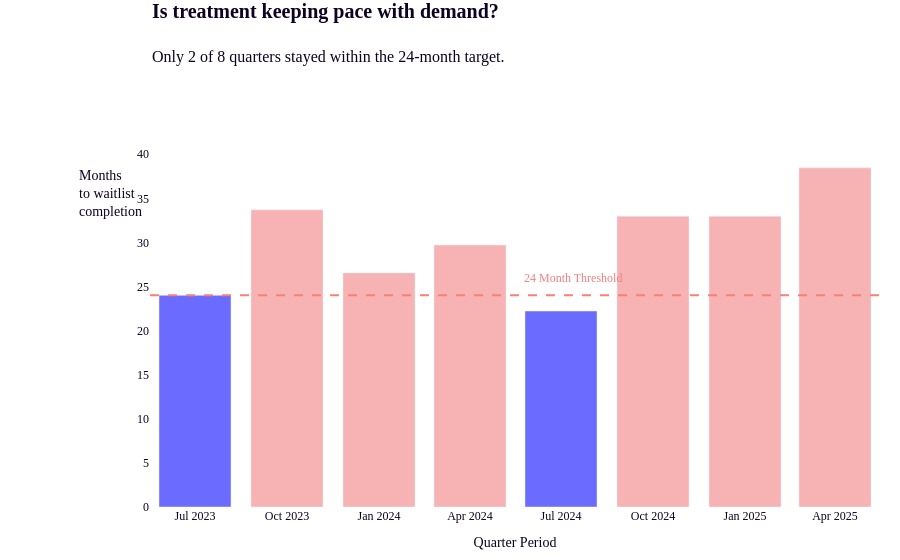

Notebook source saved alongside this figure:
### Markdown cell above
### Is treatment keeping pace with demand?

To better understand this question, we will use the treatment rate to determine a waitlist's expected completion time in months, then compare that figure to the desired wait time for a General appointment.  

_What is the treatment rate?_  

It is the ratio of treated to waiting patients per quarter. General appointments have a desired wait time of 24months. Using a treatment rate we can gauge the capacity of a waitlist against that benchmark. When a quarter requires more than 24 months to clear its waitlist volume, it is operating over capacity.

### Code cell
import plotly.express as px
colours = ['rgba(71, 71, 255, 0.8)' if v < 24.1 else '#F7B3B4' for v in df_quarterly_capacity['months_to_treat']]

#bar plot
fig2 = px.bar(
    df_quarterly_capacity,
    x='quarter_start',
    y='months_to_treat',
    labels={
        'quarter_start': 'Quarter Period',}
)

fig2.update_traces(
    marker_color=colours,
    marker_opacity=1
)

#dashed line at 24 month threshold
fig2.add_hline(
    y=24, 
    line_dash="dash", 
    line_color="salmon"
)

#shade area above threshold

#fig2.add_hrect(
#    y0=24, 
#    y1=df_quarterly_capacity['months_to_treat'].max() * 1.1, 
#    fillcolor="lightcoral", 
#    opacity=0.2, 
#    layer="below", 
#    line_width=0
#)

#change background to alpha
fig2.update_layout(
                  font=dict(color='rgba(13, 2, 33, 1)', family='DM Sans'), #overall text colourway and font family
                  paper_bgcolor="rgba(255,255,255,1)",  # outer canvas
                  plot_bgcolor="rgba(255,255,255,1)",   # inner plot area
                  margin=dict(b=40, r=20, t=150, l=150),
                  yaxis_title="",  # remove the default vertical title
                  title="",  # remove the default title
                  annotations=[
                        dict( #Main title
                            x=0,
                            y=1.35,
                            xref="paper",
                            yref="paper",
                            text="<b>Is treatment keeping pace with demand?</b>",
                            showarrow=False,
                            font=dict(size=20, color="rgba(13, 2, 33, 1)",),
                            align="left",
                            xanchor="left",
                            yanchor="bottom"
                        ),
                        dict( #title commentary and description
                            x=0,
                            y=1.23,
                            xref="paper",
                            yref="paper",
                            text="Only 2 of 8 quarters stayed within the 24-month target.",
                            showarrow=False,
                            font=dict(size=16, color="rgba(13, 2, 33, 1)",),
                            align="left",
                            xanchor="left",
                            yanchor="bottom"
                        ),
                        dict( #y-axis title
                            x=-0.1,
                            y=0.8,
                            xref="paper",
                            yref="paper",
                            text="Months<br><span style='font-size:14px'>to waitlist<br>completion</span>",
                            showarrow=False,
                            font=dict(size=14, color="rgba(13, 2, 33, 1)",),
                            align="left",
                            xanchor="left",
                            yanchor="bottom",
                            textangle=0
                        ),
                        dict( # 24 month threshold
                            x=.51,
                            y=25,
                            yref='y',
                            xref='paper',
                            text="24 Month Threshold",
                            showarrow=False,
                            xanchor='left',
                            yanchor='bottom',
                            font=dict(size=12, color="lightcoral")
                        )
                    ]
                  )
#change grids to alpha
fig2.update_xaxes(gridcolor="rgba(0,0,0,0)", zerolinecolor="rgba(0,0,0,0)")
fig2.update_yaxes(gridcolor="rgba(0,0,0,0)", zerolinecolor="rgba(0,0,0,0)")

### Figure 1 — Plotly figure (JSON) as saved in the notebook; plotly's stock layout.template omitted (floating-point values rounded to 4 significant figures)
{"data": [{"alignmentgroup": "True", "hovertemplate": "Quarter Period=%{x}<br>months_to_treat=%{y}<extra></extra>", "legendgroup": "", "marker": {"color": ["rgba(71, 71, 255, 0.8)", "#F7B3B4", "#F7B3B4", "#F7B3B4", "rgba(71, 71, 255, 0.8)", "#F7B3B4", "#F7B3B4", "#F7B3B4"], "opacity": 1, "pattern": {"shape": ""}}, "name": "", "offsetgroup": "", "orientation": "v", "showlegend": false, "textposition": "auto", "type": "bar", "x": ["2023-07-01", "2023-10-01", "2024-01-01", "2024-04-01", "2024-07-01", "2024-10-01", "2025-01-01", "2025-04-01"], "xaxis": "x", "y": [24, 33.71, 26.55, 29.7, 22.22, 32.97, 32.97, 38.46], "yaxis": "y"}], "layout": {"annotations": [{"align": "left", "font": {"color": "rgba(13, 2, 33, 1)", "size": 20}, "showarrow": false, "text": "<b>Is treatment keeping pace with demand?</b>", "x": 0, "xanchor": "left", "xref": "paper", "y": 1.35, "yanchor": "bottom", "yref": "paper"}, {"align": "left", "font": {"color": "rgba(13, 2, 33, 1)", "size": 16}, "showarrow": false, "text": "Only 2 of 8 quarters stayed within the 24-month target.", "x": 0, "xanchor": "left", "xref": "paper", "y": 1.23, "yanchor": "bottom", "yref": "paper"}, {"align": "left", "font": {"color": "rgba(13, 2, 33, 1)", "size": 14}, "showarrow": false, "text": "Months<br><span style='font-size:14px'>to waitlist<br>completion</span>", "textangle": 0, "x": -0.1, "xanchor": "left", "xref": "paper", "y": 0.8, "yanchor": "bottom", "yref": "paper"}, {"font": {"color": "lightcoral", "size": 12}, "showarrow": false, "text": "24 Month Threshold", "x": 0.51, "xanchor": "left", "xref": "paper", "y": 25, "yanchor": "bottom", "yref": "y"}], "barmode": "relative", "font": {"color": "rgba(13, 2, 33, 1)", "family": "DM Sans"}, "legend": {"tracegroupgap": 0}, "margin": {"b": 40, "l": 150, "r": 20, "t": 150}, "paper_bgcolor": "rgba(255,255,255,1)", "plot_bgcolor": "rgba(255,255,255,1)", "shapes": [{"line": {"color": "salmon", "dash": "dash"}, "type": "line", "x0": 0, "x1": 1, "xref": "x domain", "y0": 24, "y1": 24, "yref": "y"}], "title": {"text": ""}, "xaxis": {"anchor": "y", "domain": [0, 1], "gridcolor": "rgba(0,0,0,0)", "title": {"text": "Quarter Period"}, "zerolinecolor": "rgba(0,0,0,0)"}, "yaxis": {"anchor": "x", "domain": [0, 1], "gridcolor": "rgba(0,0,0,0)", "title": {"text": ""}, "zerolinecolor": "rgba(0,0,0,0)"}}}
